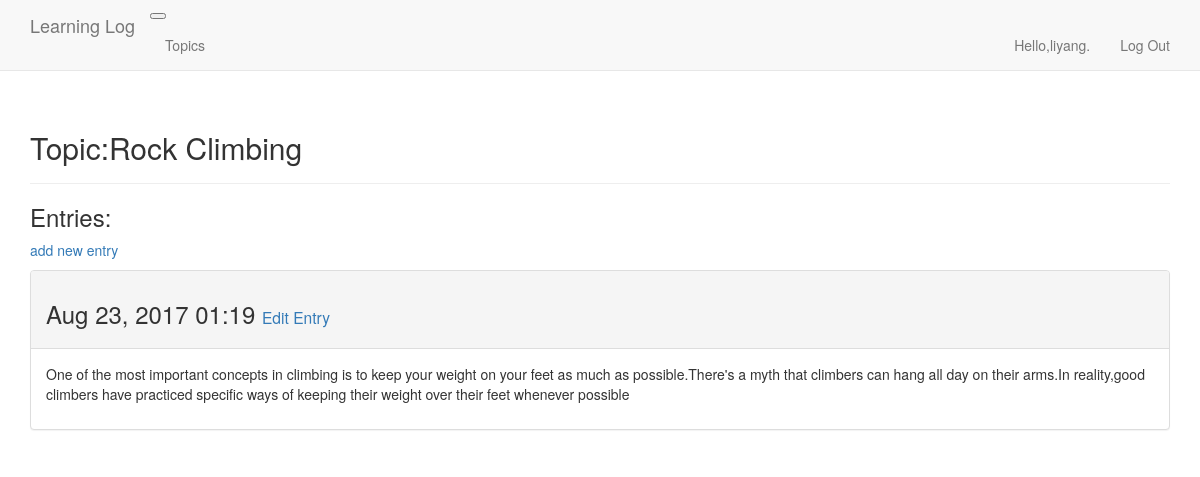
The page /topics/2/ (signed in) on the database its author committed.
### learning_logs/models.py (models this page shows, shortened)
class Topic(models.Model):
	text = models.CharField(max_length = 200)
	date_added = models.DateTimeField(auto_now_add=True)
	owner = models.ForeignKey(User)
	def __str__(self):
		return self.text

class Entry(models.Model):
	topic = models.ForeignKey(Topic)
	text = models.TextField()
	date_added = models.DateTimeField(auto_now_add = True)
	class Meta:
		verbose_name_plural = 'entries'

### learning_logs/views.py (the view)
# urls.py: url(r'^topics/(?P<topic_id>\d+)/$',views.topic,name = 'topic'),
def topic(request,topic_id):
	topic = Topic.objects.get(id = topic_id)
	if topic.owner != request.user:
		raise Http404
	entries = topic.entry_set.order_by('-date_added')
	context = {'topic':topic,'entries':entries}
	return render(request,'learning_logs/topic.html',context)

### learning_logs/templates/learning_logs/topic.html
{% extends 'learning_logs/base.html' %}
{% block header %}
  <h2>Topic:{{ topic }}</h2>
{% endblock header %}
{% block content %}
<h3><p>Entries:</p></h3>
<p>
  <a href="{% url 'learning_logs:new_entry' topic.id %}">add new entry</a>
</p>
{% for entry in entries %}
  <div class = "panel panel-default">
    <div class = "panel-heading">
      <h3>
        {{entry.date_added|date:'M d, Y H:i'}}
        <small>
          <a href="{% url 'learning_logs:edit_entry' entry.id %}">Edit Entry</a>
        </small>
      </h3>
    </div>
    <div class = "panel-body">
      {{entry.text|linebreaks}}
    </div>
  </div>
  {% empty %}
    There are no entries for this topic yet.
  {% endfor %}
{% endblock content %}

### learning_logs/templates/learning_logs/base.html (shortened to what this page needs)
{% load bootstrap3 %}
<!DOCTYPE html>
<html lang='en'>
  <head>
    {% bootstrap_css %}
  </head>
  <body>
    <nav class = "navbar navbar-default navbar-static-top">
      <div class = "container">
        <div class = "navbar_header">
          <button type = "button" class = "navbar_toggle collapsed" data-toggle= "collapse" data_target = "#navbar"
                aria-expanded="false" aria-controls = "navbar">
          </button>
          <a class ="navbar-brand" href="{% url 'learning_logs:index' %}">Learning Log</a>
        </div>
        <div id = "navbar" class = "navbar-collapse collapse">
          <ul class="nav navbar-nav">
            <li><a href = "{% url 'learning_logs:topics' %}">Topics</a></li>
          </ul>
          <ul class="nav navbar-nav navbar-right">
            {% if user.is_authenticated %}
              <li><a>Hello,{{user.username}}.</a></li>
              <li><a href="{% url 'users:logout' %}">Log Out</a></li>
            {% else %}
              <li><a href = "{% url 'users:register' %}">register</a></li>
              <li><a href = "{% url 'users:login' %}">Log In </a></li>
            {% endif %}
          </ul>
        </div>
      </div>
    </nav>
    <div class="container">
      <div class = "page-header">
        {% block header %}{% endblock header %}
      </div>
      <div>
        {% block content %}{% endblock content %}
      </div>
    </div>
  </body>
</html>

### rows shown on the page
Topic: text "Rock Climbing"
Entry: date_added "Aug 23, 2017 01:19", text "One of the most important concepts in climbing is to keep your weight on your feet as much as possible.There's a myth that climbers can hang all day on their arms.In reality,good climbers have practiced specific ways of keeping their weight over their feet whenever possible"

### other values the page prints
{{ user.username }} "liyang"
